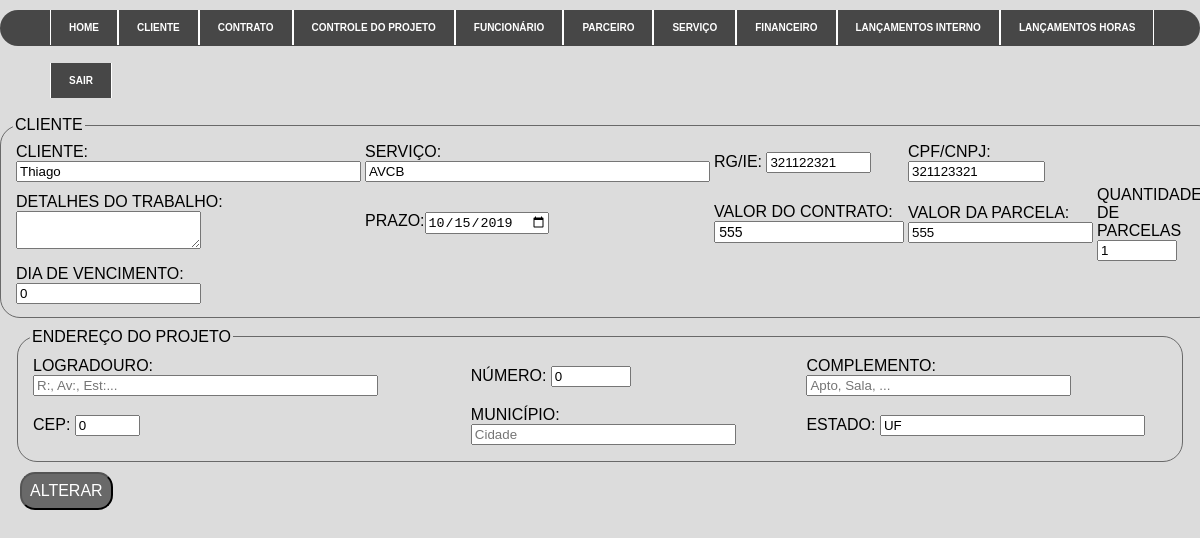
Page /edita_contrato.php?acao=edit&func=7 (signed in) on the earlier database version.
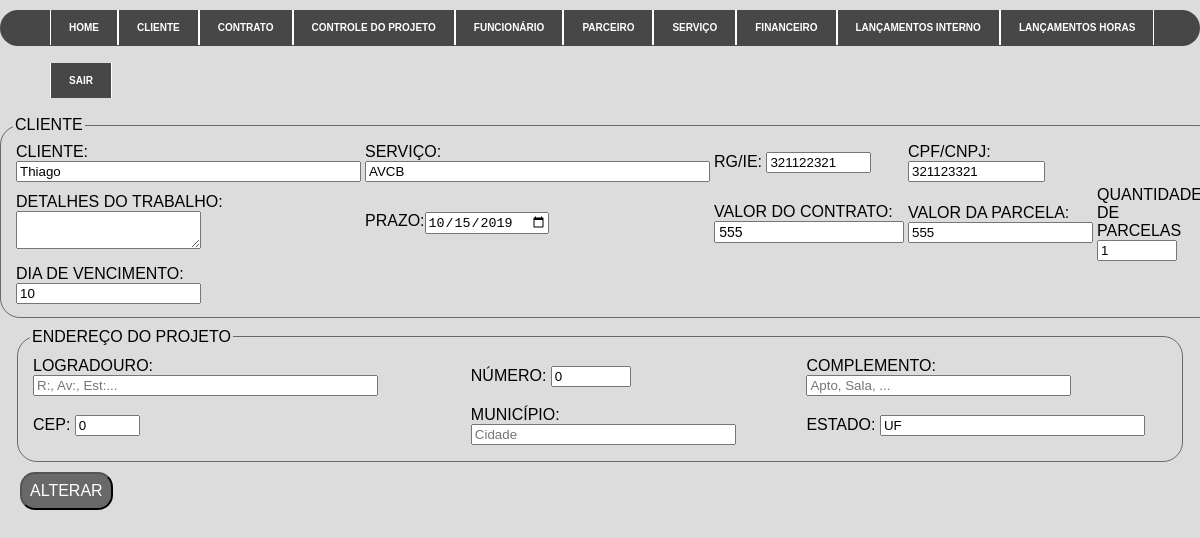
Same page on the later database version.
### tables this page shows
CREATE TABLE IF NOT EXISTS `contrato` (
  `ID` int(11) NOT NULL AUTO_INCREMENT,
  `ID_Cliente` int(11) DEFAULT NULL,
  `ID_Servico` int(11) DEFAULT NULL,
  `Detalhes` varchar(500) DEFAULT NULL,
  `PRAZO` date DEFAULT NULL,
  `Valor` decimal(10,0) DEFAULT NULL,
  `qnt_parcela` decimal(10,0) DEFAULT NULL,
  `VENCIMENTO` varchar(2) DEFAULT NULL,
  PRIMARY KEY (`ID`),
  KEY `fk_cli` (`ID_Cliente`),
  KEY `fk_servi` (`ID_Servico`)
);

CREATE TABLE IF NOT EXISTS `cliente` (
  `id` int(11) NOT NULL AUTO_INCREMENT,
  `pessoa` varchar(8) DEFAULT NULL,
  `nome` varchar(50) DEFAULT NULL,
  `cpf` varchar(14) DEFAULT NULL,
  `rg` varchar(15) DEFAULT NULL,
  `razao` varchar(50) DEFAULT NULL,
  `representante` varchar(50) DEFAULT NULL,
  `sexo` varchar(1) DEFAULT NULL,
  `observacao` varchar(500) DEFAULT NULL,
  `id_parc` int(11) DEFAULT NULL,
  PRIMARY KEY (`id`),
  KEY `fk_parc` (`id_parc`)
);

CREATE TABLE IF NOT EXISTS `servico` (
  `id` int(11) NOT NULL AUTO_INCREMENT,
  `servico` varchar(30) DEFAULT NULL,
  PRIMARY KEY (`id`)
);

### classes/contrato.class.php (called while the page is built, shortened)
<?php
require_once 'Conexao.class.php';
require_once 'funcoes.class.php';
class Contrato{
    public function __construct(){
        $this->con = new conexao();
    }
    public function querySeleciona($dado){
        try{
            $this->id = $dado;
            $cst = $this->con->conect()->prepare("SELECT cliente.id as id_cli, cliente.nome as nome_cli, servico.servico as nome_servico, cliente.rg as rg_cli, cliente.cpf AS cpf_cli, contrato.Detalhes as detalhes_contrato, contrato.PRAZO as prazo, contrato.Valor as valor, contrato.qnt_parcela as parcelas, contrato.VENCIMENTO as dia_vencimento,contrato.id as id_contrato FROM contrato INNER JOIN cliente ON cliente.id = contrato.ID_Cliente INNER JOIN servico ON servico.id = contrato.ID_Servico WHERE contrato.id = :id;");
            $cst->bindParam(":id", $this->id, PDO::PARAM_INT);
            $cst->execute();
            return $cst->fetch();
        } catch (PDOException $ex) {
            return 'error '.$ex->getMessage();
        }
    }
}
?>

### classes/Conexao.class.php (called while the page is built)
<?php
class conexao{
    private $usuario;
    private $senha;
    private $banco;
    private $servidor;
    private static $pdo;
    public function __construct(){
        $this->servidor = "localhost";
        $this->banco = "teste2";
        $this->usuario =  "root";
        $this->senha = "";
    }
    public function conect(){
        try{
            if(is_null(self::$pdo)){
                self::$pdo = new PDO("mysql:host=".$this->servidor.";dbname=".$this->banco, $this->usuario, $this->senha);
            }
            return self::$pdo;
        } catch (PDOException $ex) {
			echo $ex->getMessage();
        }
    }
}
?>

### classes/funcoes.class.php (called while the page is built, shortened)
<?php
class funcoes{
    public function tratarCaracter($vlr, $tipo){
        switch($tipo){
            case 1: $rst = utf8_decode($vlr); break;
            case 2: $rst = htmlentities($vlr, ENT_QUOTES, "ISO-8859-1"); break;
        }
        return $rst;
    }
}
?>

### edita_contrato.php (the view, shortened to what the changed rows need)
<!DOCTYPE html>
<html lang="pt-br">
<?php
    require_once 'classes/funcoes.class.php';
    require_once 'classes/contrato.class.php';
    $objFc = new Funcoes();
    $objfn = new Contrato();
    if(isset($_GET['acao'])){
        switch($_GET['acao']){
            case 'edit': $func = $objfn->querySeleciona($_GET['func']);
                break;
        }
    }
?>
<head>
    <link rel="stylesheet" type="text/css" href="style/style3.css">
</head>
<?php include_once ("header.php"); ?>
<body>
        <fieldset id="dadosfin">
            <form method = "POST">
                <table style="HEIGHT:100%; WIDTH:100%;">
                    <tr align="left " bottom="middle ">
                        <td>Cliente:
                        <input type="text"  name="nome" value="<?=$objFc->tratarCaracter((isset($func['nome_cli']))?($func['nome_cli']):(''), 2)?>" id="Nome" size="40" maxlength="40" placeholder="Nome Completo" />
                        </td>
                        <td>
                        Serviço:
                        <input type="text"  name="servico" value="<?=$objFc->tratarCaracter((isset($func['nome_servico']))?($func['nome_servico']):(''), 2)?>" id="Nome" size="40" maxlength="40" placeholder="Serviço" />
                        </td>
                        <td><label for="cRG ">RG/IE: </label><input type="number " name="tRG" value="<?=$objFc->tratarCaracter((isset($func['rg_cli']))?($func['rg_cli']):(''), 1)?>" id="cRG " size="10 " maxlength="10 " placeholder="00.000.000-0 " /></td>
                        <td><label for="cCC ">CPF/CNPJ: </label><input type="number "     value="<?=$objFc->tratarCaracter((isset($func['cpf_cli']))?($func['cpf_cli']):(''), 1)?>" name="tCC " id="cCC " size="14 " maxlength="14 " placeholder="000.000.000-00 " /></td>
                    </tr>
                    <tr>
                        <td><label for="dTrabalho ">Detalhes do Trabalho:</label><textarea id="dTrabalho" name="detalhes" rows="0 " cols="20 " maxlength="20 "> <?php echo $objFc->tratarCaracter((isset($func['detalhes_contrato']))?($func['detalhes_contrato']):(''), 2)?> </textarea></td>
                        <td><label for="cPrazo ">Prazo:</label><input type="date" name="prazo" value="<?=$objFc->tratarCaracter((isset($func['prazo']))?($func['prazo']):(''), 1)?>" ></td>
                        <td><label for="cValorT ">Valor do Contrato: </label> <input type="number" value="<?=$objFc->tratarCaracter((isset($func['valor']))?($func['valor']):(''), 2)?>" onBlur="calcular()" name="valor" id="valor" min="0 " max="99999 " placeholder="R$1.000 " /></td>
                        <?php
                            $valor = $func['valor'];
                            $qnt_p = $func['parcelas'];
                            $vlp = $valor / $qnt_p;
                        ?>
                        <td><label for="cValorP ">Valor da Parcela: </label><div id="final"> <input type="number" readonly=“true” name="final" id="final" value="<?php echo ($vlp);?>"  min="0 " max="99999 " placeholder="R$1.000 " /></td>
                        <td><label for="cParcelas ">Quantidade de Parcelas </label>
                        <input type="number" value="<?=$objFc->tratarCaracter((isset($func['parcelas']))?($func['parcelas']):(''), 2)?>" onBlur="calcular()" name="qnt_parcela" id="qnt_parcela" min="0" max="99999" placeholder="3x"/>
                    </tr>
                    <tr>
                        <td><label for="cdate "></label>Dia de Vencimento: </label><input type="text"  value="<?=$objFc->tratarCaracter((isset($func['dia_vencimento']))?($func['dia_vencimento']):(''), 2)?>" name="vencimento" name="cdate" /></td>
                    </tr>
                </table>
        </fieldset>
</body>
</html>

Differences in the rows shown:
changed contrato "Thiago": vencimento "0" → "10"
